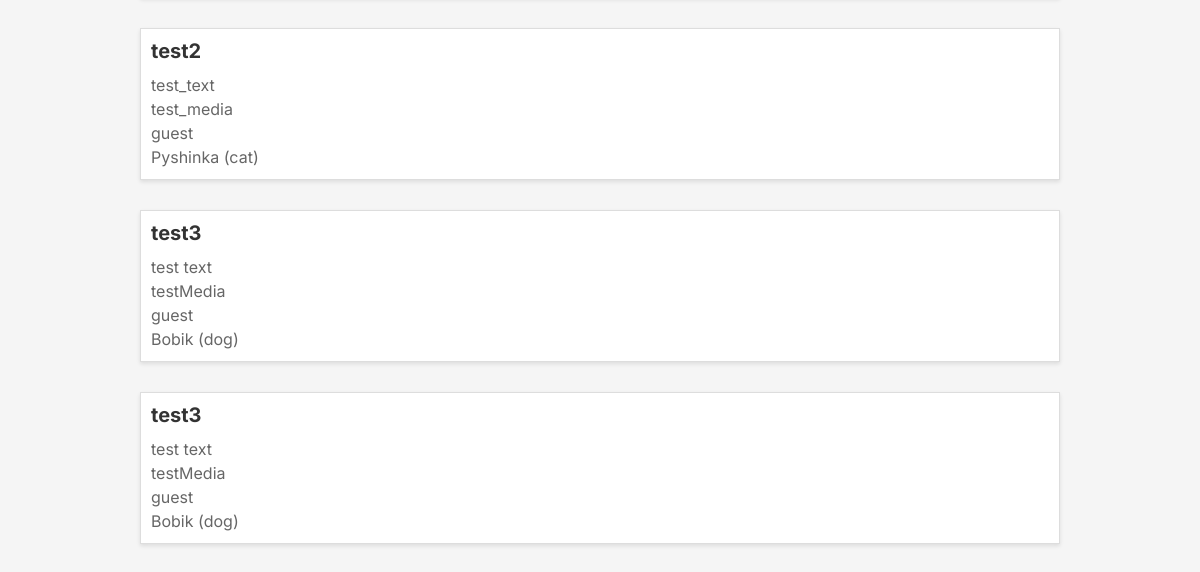
Page /blog/feedbacks (lower part) on the earlier database version.
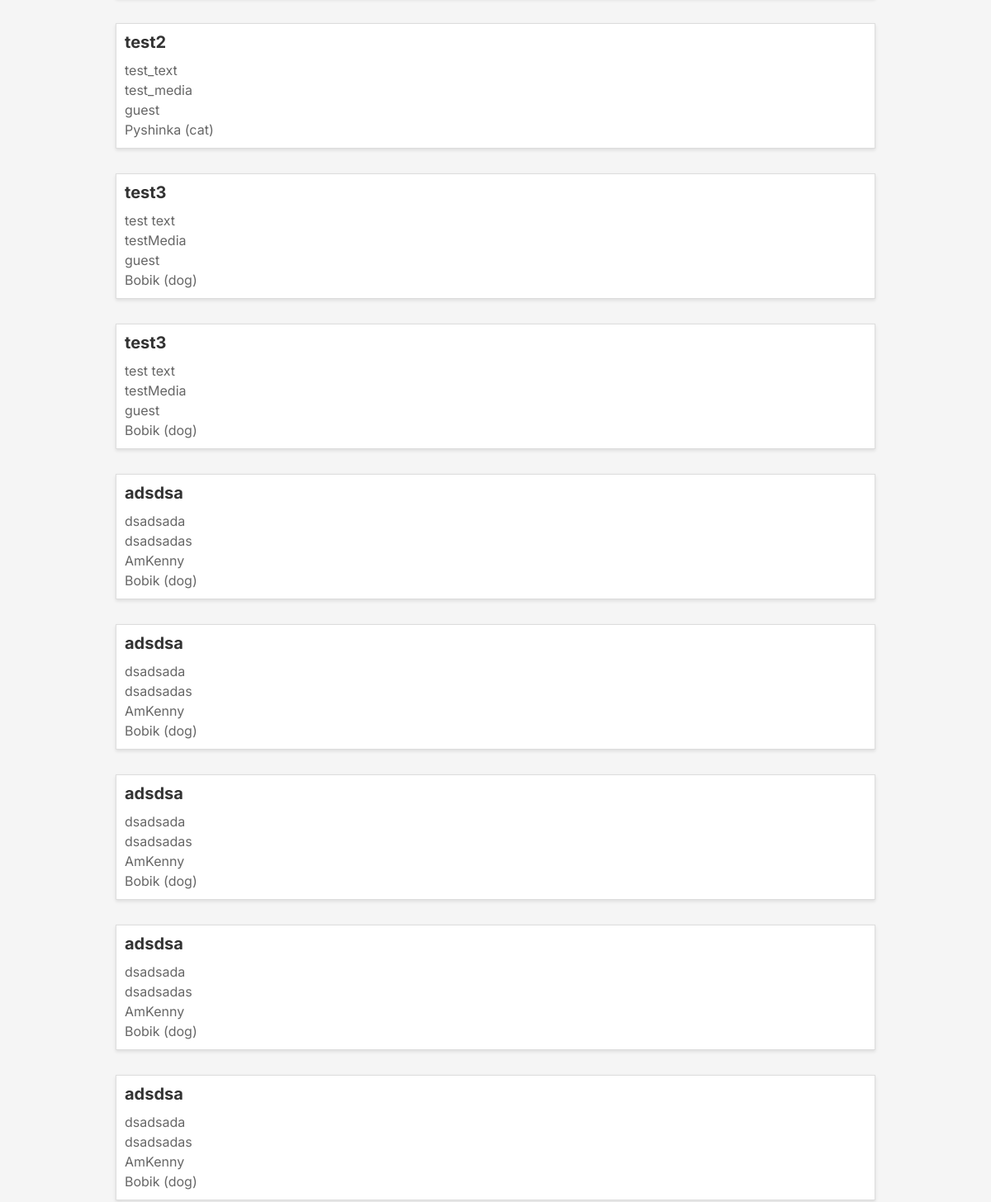
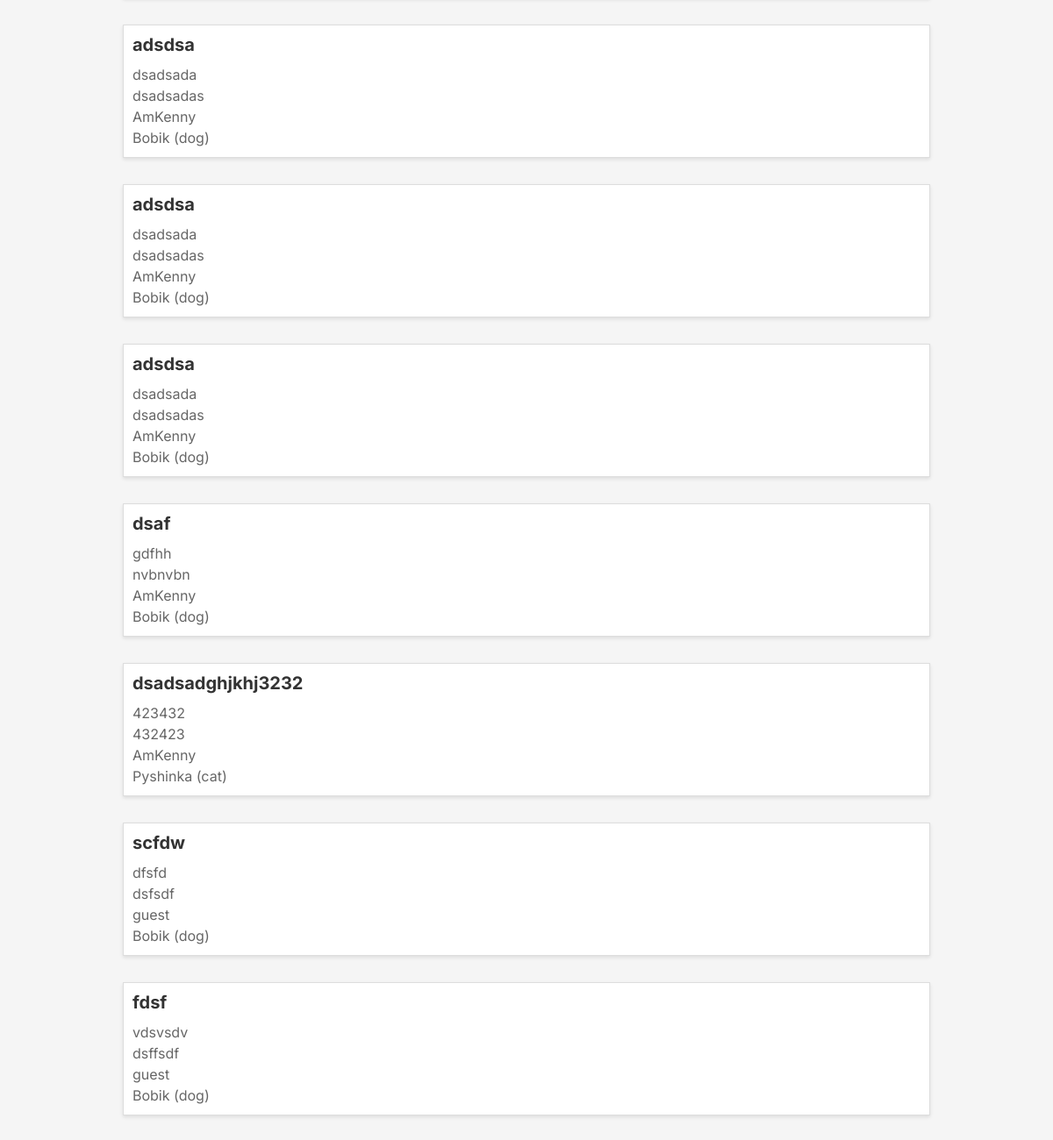
Same page on the later database version (2 pictures, top to bottom).
### blog/models.py (models this page shows, shortened)
class Feedback(models.Model):
    title = models.CharField(max_length=255)
    text = models.TextField()
    media = models.CharField(max_length=255)
    user = models.ForeignKey(User, on_delete=models.CASCADE)
    animal = models.ForeignKey(animals.models.Animal, on_delete=models.CASCADE, null=True)

### animals/models.py (models this page shows)
class Animal(models.Model):
    name = models.CharField(max_length=255)
    type = models.CharField(max_length=255)
    sex = models.ForeignKey(Sex, on_delete=models.CASCADE)
    age = models.PositiveIntegerField()
    breed = models.CharField(max_length=255)
    availability = models.BooleanField()
    description = models.TextField()
    healthy = models.BooleanField()
    def __str__(self):
        return f"{self.name} ({self.type})"

### blog/views.py (the view, shortened to what this page needs)
# urls.py: path('feedbacks', views.feedbacks, name='feedbacks')
def feedbacks(request):
    form = FeedbackForm()
    all_animals = animals.models.Animal.objects.all()
    animal_id = request.GET.get("animal_id")
    all_feedbacks = blog.models.Feedback.objects
    if animal_id:
        all_feedbacks = all_feedbacks.filter(animal_id=animal_id)
    results = all_feedbacks.all()
    return render(request, 'blog/feedbacks.html',
                  {"form": form, "feedbacks": results, "animals": all_animals})

### templates/blog/feedbacks.html (shortened to what this page needs)
{% extends "base.html" %}
{% block content %}
    <div class="blog">
        <div class="blog__posts">
            {% for feedback in feedbacks %}
                <div class="blog__post">
                    <h2 class="blog__post-title">{{ feedback.title }}</h2>
                    <p class="blog__post-text">{{ feedback.text }}</p>
                    <p class="blog__post-text">{{ feedback.media }}</p>
                    <p class="blog__post-text">{{ feedback.user }}</p>
                    <p class="blog__post-text">{{ feedback.animal }}</p>
                </div>
            {% endfor %}
        </div>
    </div>
{% endblock %}

Differences in the rows shown:
added Feedback: title "adsdsa", text "dsadsada", media "dsadsadas", user "AmKenny", animal "Bobik (dog)"
added Feedback: title "adsdsa", text "dsadsada", media "dsadsadas", user "AmKenny", animal "Bobik (dog)"
added Feedback: title "adsdsa", text "dsadsada", media "dsadsadas", user "AmKenny", animal "Bobik (dog)"
added Feedback: title "adsdsa", text "dsadsada", media "dsadsadas", user "AmKenny", animal "Bobik (dog)"
added Feedback: title "adsdsa", text "dsadsada", media "dsadsadas", user "AmKenny", animal "Bobik (dog)"
added Feedback: title "adsdsa", text "dsadsada", media "dsadsadas", user "AmKenny", animal "Bobik (dog)"
added Feedback: title "adsdsa", text "dsadsada", media "dsadsadas", user "AmKenny", animal "Bobik (dog)"
added Feedback: title "adsdsa", text "dsadsada", media "dsadsadas", user "AmKenny", animal "Bobik (dog)"
added Feedback: title "dsaf", text "gdfhh", media "nvbnvbn", user "AmKenny", animal "Bobik (dog)"
added Feedback: title "dsadsadghjkhj3232", text "423432", media "432423", user "AmKenny", animal "Pyshinka (cat)"
added Feedback: title "scfdw", text "dfsfd", media "dsfsdf", user "guest", animal "Bobik (dog)"
added Feedback: title "fdsf", text "vdsvsdv", media "dsffsdf", user "guest", animal "Bobik (dog)"
